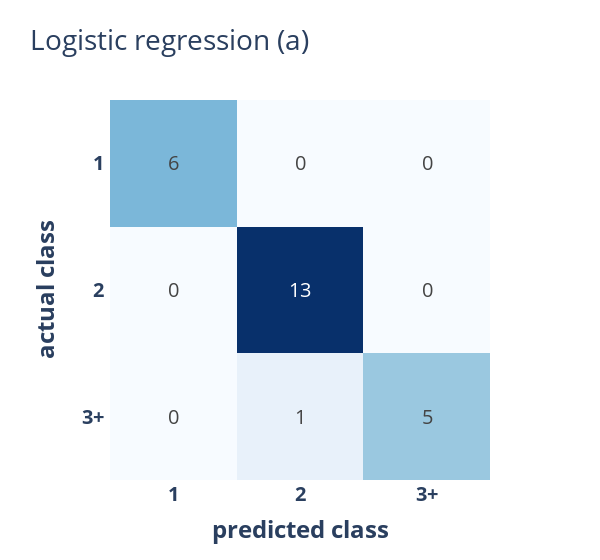

Notebook code cell kept with this figure:
### Code cell
# fit a classifier to the encoded English texts
clf_en = logistic_regression_classifier(x_train_en, y_train_en, c=10)
_ = evaluate_classifier(y_test_en, None, clf_en.predict_proba(x_test_en), labels, "Logistic regression (a)", "cm_nv_lr_a")

### Figure 1 — Plotly figure (JSON) as saved in the notebook; plotly's stock layout.template omitted (floating-point values rounded to 4 significant figures)
{"data": [{"coloraxis": "coloraxis", "hovertemplate": "x: %{x}<br>y: %{y}<br>color: %{z}<extra></extra>", "name": "0", "texttemplate": "%{z}", "type": "heatmap", "x": [" <b>1</b> ", " <b>2</b> ", " <b>3+</b> "], "xaxis": "x", "y": [" <b>1</b> ", " <b>2</b> ", " <b>3+</b> "], "yaxis": "y", "z": [[6, 0, 0], [0, 13, 0], [0, 1, 5]]}], "layout": {"coloraxis": {"colorscale": [[0, "rgb(247,251,255)"], [0.125, "rgb(222,235,247)"], [0.25, "rgb(198,219,239)"], [0.375, "rgb(158,202,225)"], [0.5, "rgb(107,174,214)"], [0.625, "rgb(66,146,198)"], [0.75, "rgb(33,113,181)"], [0.875, "rgb(8,81,156)"], [1, "rgb(8,48,107)"]], "showscale": false}, "font": {"size": 20}, "title": {"text": "Logistic regression (a)"}, "width": 600, "xaxis": {"anchor": "y", "constrain": "domain", "domain": [0, 1], "scaleanchor": "y", "title": {"text": "<b>predicted class</b>"}}, "yaxis": {"anchor": "x", "autorange": "reversed", "constrain": "domain", "domain": [0, 1], "title": {"text": "<b>actual class</b>"}}}}
